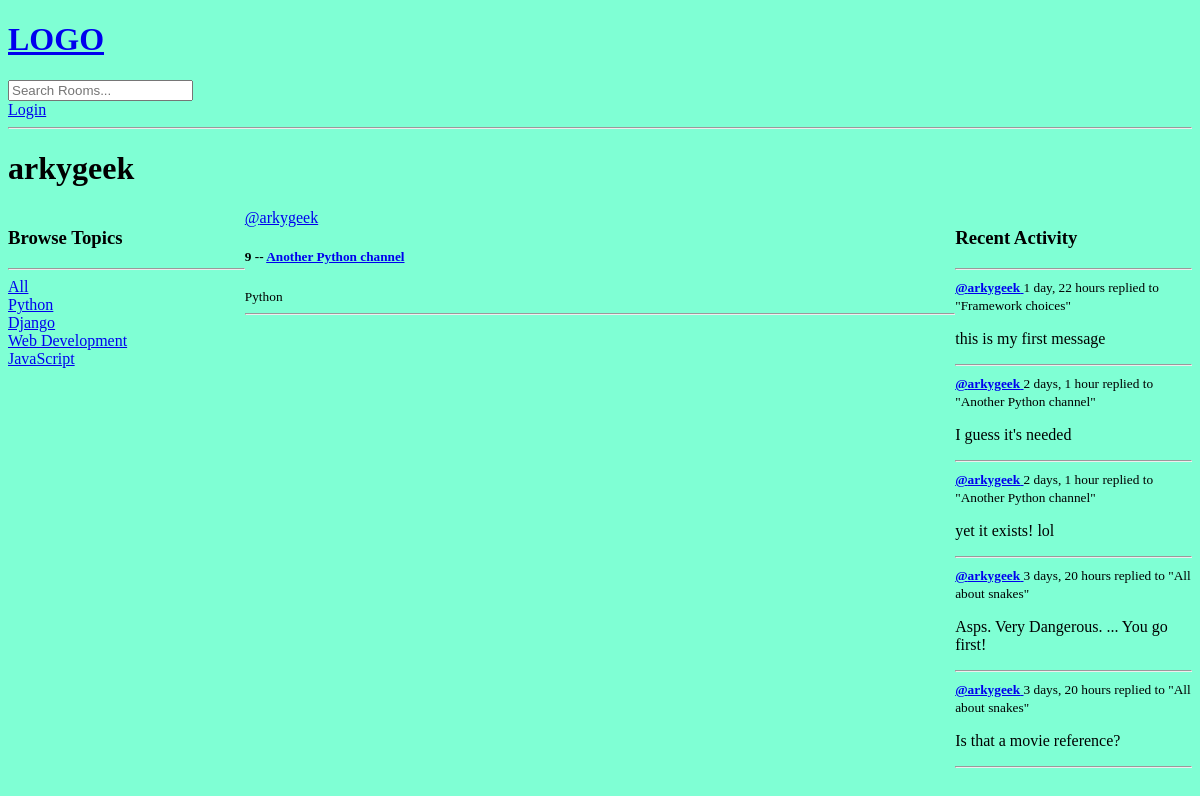
/profile/1/, run on an earlier commit of the app's database.
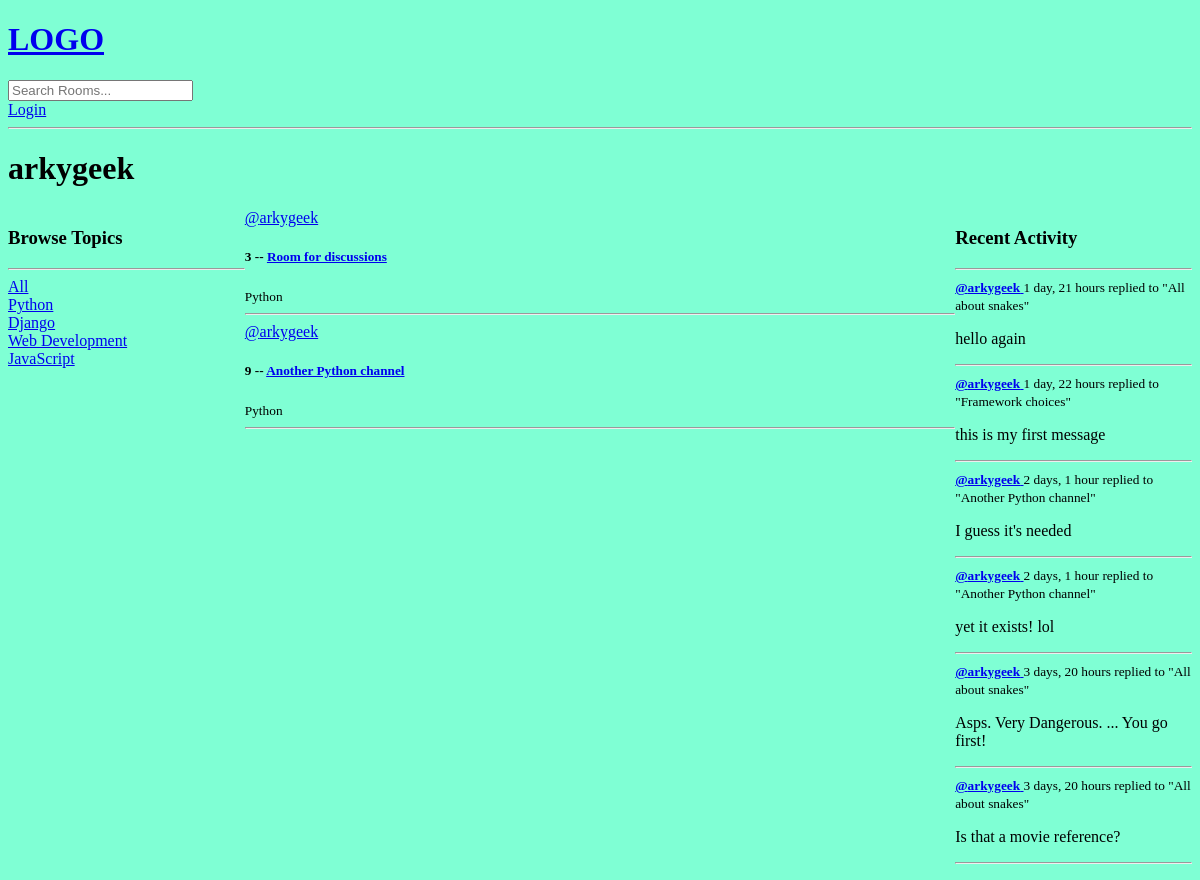
And on a later commit of the database.
### base/models.py (models this page shows, shortened)
class Topic(models.Model):
      name = models.CharField(max_length=200)

class Room(models.Model):
    host = models.ForeignKey(
        User,
        on_delete=models.SET_NULL,
        null=True)
    topic = models.ForeignKey(
        Topic,
        on_delete=models.SET_NULL,
        null=True)
    name = models.CharField(max_length=200)
    description = models.TextField(null=True, blank=True)
    participants = models.ManyToManyField(
        User,
        related_name='participants',
        blank=True)
    updated = models.DateTimeField(auto_now=True)
    created = models.DateTimeField(auto_now_add=True)
    class Meta:
        ordering = ['-updated', '-created']
    def __str__(self):
        return self.name

class Message(models.Model):
    user = models.ForeignKey(User, on_delete=models.CASCADE)
    room = models.ForeignKey(Room, on_delete=models.CASCADE)
    body = models.TextField()
    updated = models.DateTimeField(auto_now=True)
    created = models.DateTimeField(auto_now_add=True)
    class Meta:
        ordering = ['-updated', '-created']
    def __str__(self):
        return self.body[0:50]

### base/views.py (the view)
# urls.py: path('profile/<str:pk>/', views.userProfile, name="user-profile"),
def userProfile(request, pk):
  user = User.objects.get(id=pk)
  rooms = user.room_set.all()
  room_messages = user.message_set.all()
  topics = Topic.objects.all()
  context = {
    'user': user,
    'rooms': rooms,
    'room_messages': room_messages,
    'topics': topics
  }
  return render(request, 'base//profile.html', context)

### base/templates/base/profile.html (shortened to what this page needs)
{% extends 'main.html' %}
{% block content %}
<h1>{{user.username}}</h1>
<div class="profile-container">
  <div>
    {% include 'base/topics_component.html' %}
  </div>
  <div>
    {% include 'base/feed_component.html' %}
  </div>
  <div>
    {% include 'base/activity_component.html' %}
  </div>
</div>
{% endblock content%}

### templates/main.html (shortened to what this page needs)
<!DOCTYPE html>
{% load static %}
<html lang="en">
<head>
    <link rel = 'stylesheet'
          type = 'text/css'
          media = 'screen'
          href = "{% static 'styles/main.css' %}">
</head>
<body>
    {% include 'navbar.html' %}
    {% block content %}
    {% endblock content%}
</body>
</html>

### templates/navbar.html
<a href="/">
    <h1>LOGO</h1>
</a>
<form method="GET" action="{% url 'home' %}">
    <input type="text" name="q" placeholder="Search Rooms..." />
</form>
{% if request.user.is_authenticated %}
<p>Hello {{ request.user }}</p>
    <a href="{% url 'logout' %}">Logout</a>
{% else %}
    <a href="{% url 'login'%}">Login</a>
{% endif %}
<hr>

### base/templates/base/topics_component.html
<h3>Browse Topics</h3>
<hr>
<div>
    <a href="{% url 'home' %}">All</a>
</div>
{% for topic in topics %}
    <div>
        <a href="{% url 'home' %}?q={{topic.name}}">
            {{topic.name}}
        </a>
    </div>
{% endfor %}

### base/templates/base/feed_component.html (shortened to what this page needs)
{% for room in rooms %}
  <div>
      <a href="{% url 'user-profile' room.host.id %}">@{{room.host.username}}</a>
      <h5>{{room.id}} -- <a href="{% url 'room' room.id %}">
              {{room.name}}</a></h5>
      <small>{{room.topic.name}}</small>
      <hr>
  </div>
{% endfor %}

### base/templates/base/activity_component.html (shortened to what this page needs)
<h3>Recent Activity</h3>
<hr>
{% for message in room_messages %}
    <div>
        <small>
            <a href="{% url 'user-profile' message.user.id %}">
                <b>@{{message.user}}</b>
            </a>  {{message.created|timesince}}
        </small>
        <small>
            replied to "{{message.room}}"
        </small>
        <p>{{message}}</p>
        <hr>
    </div>
{% endfor %}

### static/styles/main.css (style rules this page uses)
body { background-color: aquamarine; }

### base/templates/base/profile.html (style rules this page uses)
.profile-container { display: grid; grid-template-columns: 1fr 3fr 1fr; }

What changed in the data, as far as the page shows it:
now on this page (row edited): Room: host.username "arkygeek", id "3", name "Room for discussions", topic.name "Python"
added Message: user "arkygeek", created "1 day, 21 hours", room "All about snakes", body "hello again"
